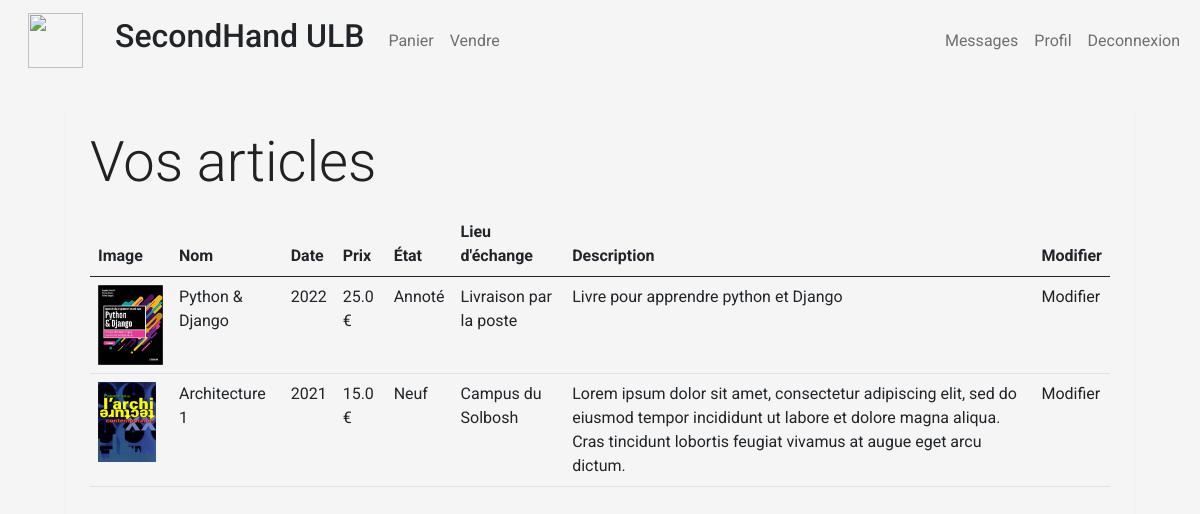
Page /my_products (signed in) on the earlier database version.
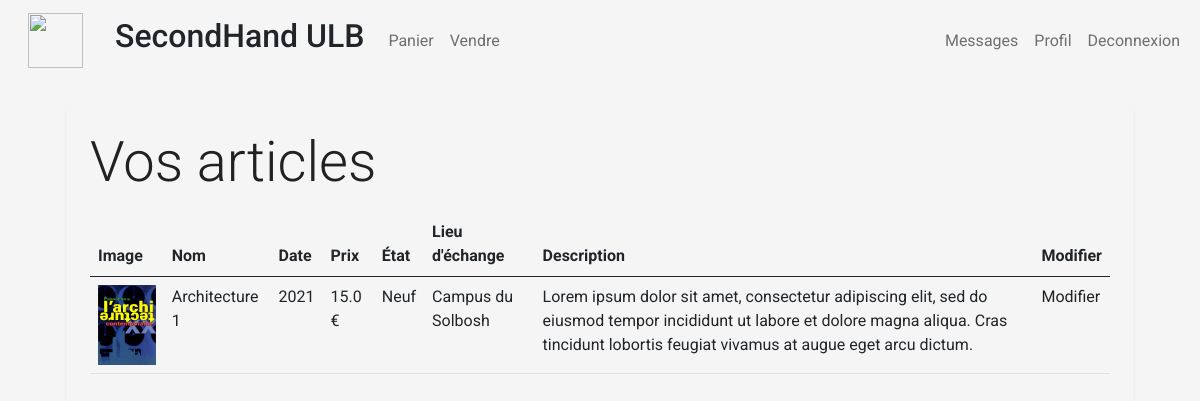
Same page on the later database version.
### store/models/product.py (models this page shows, shortened)
class Products(models.Model):
    user_id = models.CharField(max_length=50)
    name = models.CharField(max_length=60)
    price= models.IntegerField(default=0)
    category= models.ForeignKey(Category,on_delete=models.CASCADE,default=1 )
    condition= models.ForeignKey(Condition,on_delete=models.CASCADE,default=1 )
    place= models.ForeignKey(Place,on_delete=models.CASCADE,default=1 )
    description= models.CharField(max_length=250, default='', blank=True, null= True)
    image= models.ImageField(upload_to='products/')
    date = models.IntegerField(default=2000)
    sold = models.BooleanField(default=False)
    @staticmethod
    def get_products_by_userid(user_id, sold=False):
        if not sold:
            return Products.objects.filter (user_id=user_id, sold=False)
        else:
            return Products.objects.filter (user_id=user_id)

### store/models/category.py (models this page shows, shortened)
class Condition(models.Model) :
    name= models.CharField(max_length=50)
    def __str__(self):
        return self.name

class Place(models.Model):
    name= models.CharField(max_length=50)
    def __str__(self):
        return self.name

### store/middlewares/auth.py (the view)
    def middleware(request):
        print(request.session.get('customer'))
        returnUrl = request.META['PATH_INFO']
        print(request.META['PATH_INFO'])
        if not request.session.get('customer'):
           return redirect(f'login?return_url={returnUrl}')
        response = get_response(request)
        return response

### store/templatetags/custom_filter.py (called while the page is built)
@register.filter(name='currency')
def currency(number):
    price = number / 100
    return str(price) + " €"

### store/views/my_products.py (called while the page is built)
    def get(self , request ):
        if not request.session.get('customer'):
            return redirect('login')
        customer = request.session.get('customer')
        products = Products.get_products_by_userid(customer)
        return render(request , 'my_products.html'  , {'products' : products})

### store/templates/my_products.html (shortened to what this page needs)
{% extends 'base.html' %}
{% block content %}
{% load cart %}
{% load custom_filter %}
<div class="container">
   <div class="main-container p-4 m-4">
        <p class="display-4 pl-4 ml-4">Vos articles</p>
        <table class="table">
            <thead>
                <tr>
                    <th>Image</th>
                    <th>Nom</th>
                    <th>Date</th>
                    <th>Prix</th>
                    <th>État</th>
                    <th>Lieu d'échange</th>
                    <th>Description</th>
                    <th>Modifier</th>
                </tr>
            </thead>
            <tbody>
                {% for product in products %}
                <tr>
                    <td><img style="height: 80px;" class="" src="{{product.image.url}}" alt=""></td>
                    <td>{{product.name}}</td>
                    <td>{{product.date}}</td>
                    <td>{{product.price|currency}}</td>
                    <td>{{product.condition}}</td>
                    <td>
                        <label>{{product.place}}</label>
                    </td>
                    <td>{{product.description}}</td>
                    <td><a href="modify_product/{{product.id}}">Modifier</a></td>
                </tr>
                {% endfor %}
            </tbody>
        </table>
   </div>
</div>
{% endblock %}

Differences in the rows shown:
no longer on this page (row edited): Products: image (picture), name "Python & Django", date "2022", price "25.0 €", condition "Annoté", place "Livraison par la poste", description "Livre pour apprendre python et Django"
